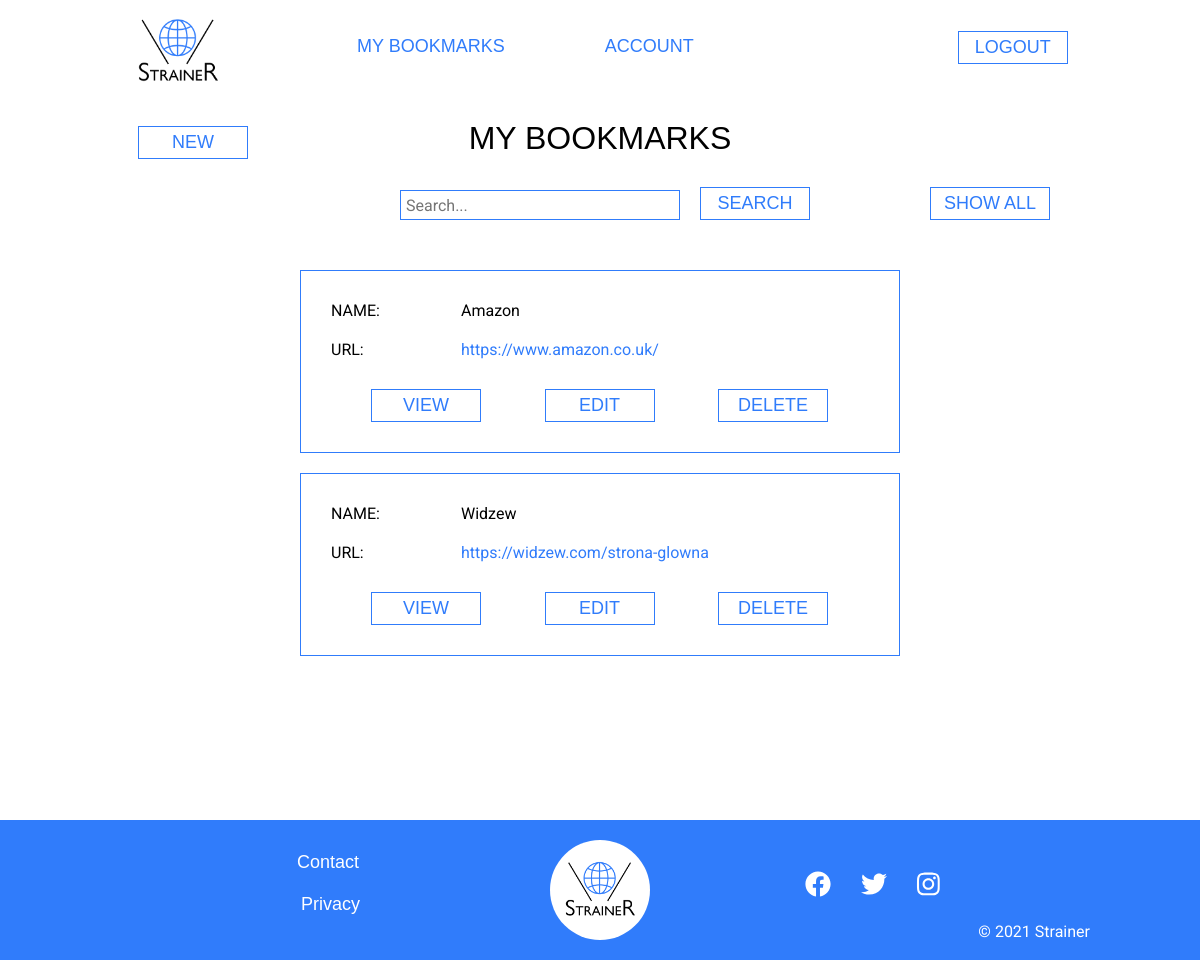
Before: /my-bookmarks (signed in) with the older database file.
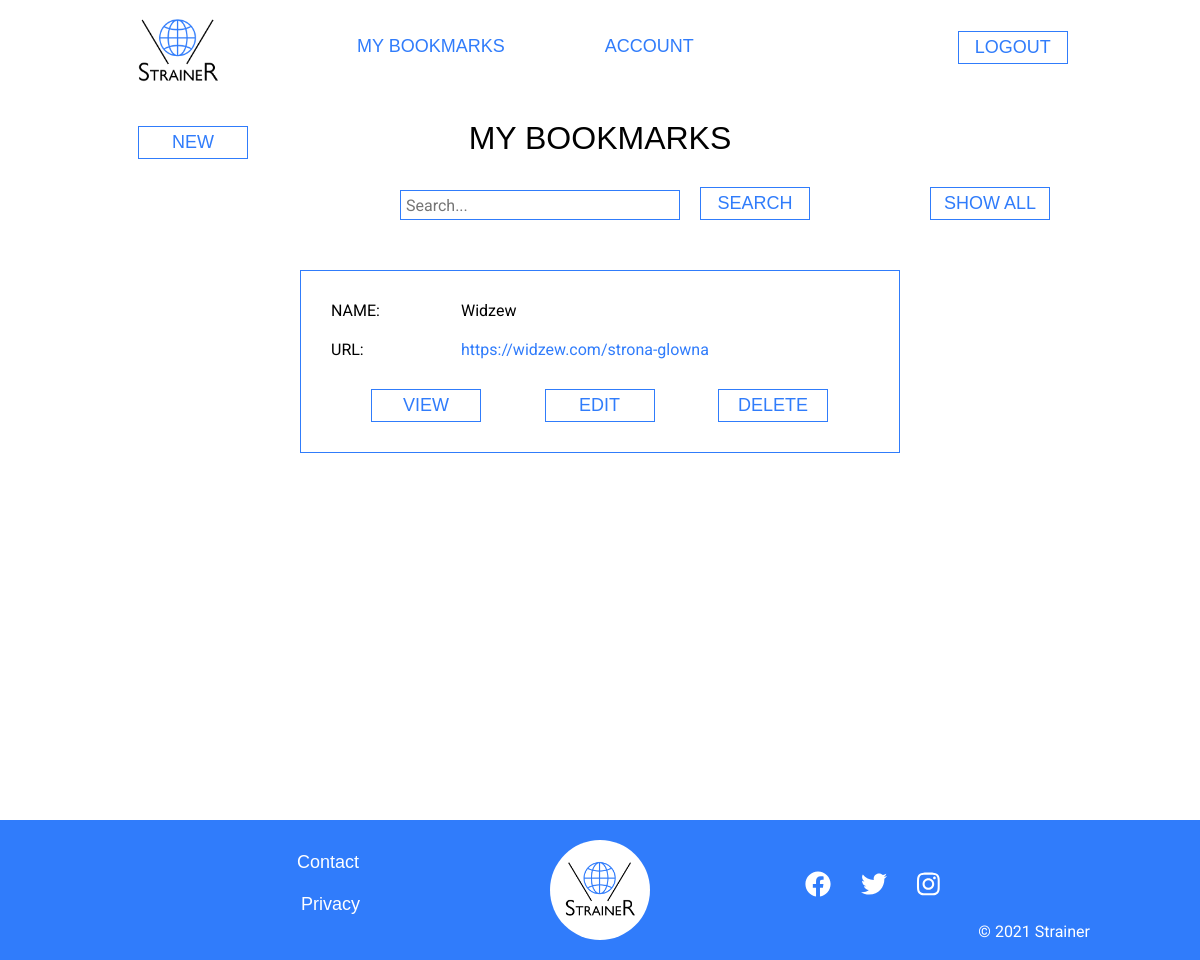
After: the same page with the newer database file.
### tables this page shows
CREATE TABLE bookmarks 
		(bookmark_id INTEGER PRIMARY KEY AUTOINCREMENT,
		name TEXT,
		category TEXT,
		url TEXT,
		notes TEXT,
		user_id INTEGER,
		FOREIGN KEY(user_id) REFERENCES users(user_id));

### views_auth.py (the view)
@views_auth.route('/my-bookmarks', methods=['GET','POST'])
@requires_login
def my_bookmarks():
	conn = sqlite3.connect(db_location)
	cursor = conn.cursor()
	query_user = "SELECT * FROM users WHERE email=?"
	cursor.execute(query_user,(session['email'],))
	user_info = cursor.fetchall()
	if user_info == []:
		pass
	else:
		session['user_id'] = user_info[0][0]
		user_id = user_info[0][0]
	user_id = session['user_id']
	if request.form.get('search_bookmark') == 'search_bookmark':
		search_term = request.form.get('search_term')
		conn = sqlite3.connect(db_location)
		cursor = conn.cursor()
		query_search = "SELECT * FROM bookmarks WHERE ((name LIKE ?) OR (category LIKE ?) OR (url LIKE ?) OR (notes LIKE ?)) AND user_id=? ORDER BY name";
		cursor.execute(query_search,(f"%{search_term}%",f"%{search_term}%",f"%{search_term}%",f"%{search_term}%",user_id))
		user_bookmarks_search = cursor.fetchall()
		conn.close()
		if user_bookmarks_search == []:
			user_bookmarks = user_bookmarks_search
			flash('Sorry, no specified bookmarks found. Please try again.', category='search_error')
		else:
			user_bookmarks = user_bookmarks_search
			flash('Result(s) for: "' + search_term + '"', category='search_success')
	elif request.form.get('show_all_bookmarks') == 'show_all_bookmarks':
		query_bookmarks = "SELECT * FROM bookmarks WHERE user_id=? ORDER BY name"
		cursor.execute(query_bookmarks,(user_id,))
		user_bookmarks = cursor.fetchall()
		conn.close()
	else:
		query_bookmarks = "SELECT * FROM bookmarks WHERE user_id=? ORDER BY name"
		cursor.execute(query_bookmarks,(user_id,))
		user_bookmarks = cursor.fetchall()
		conn.close()
	if request.form.get('view_bookmark') == 'view_bookmark':
		bookmark_id = request.form.get('hidden_bookmark_id')
		session['bookmark_id'] = bookmark_id
		return redirect(url_for('views_auth.view_bookmark'))
	if request.form.get('edit_bookmark') == 'edit_bookmark':
		bookmark_id = request.form.get('hidden_bookmark_id')
		session['bookmark_id'] = bookmark_id
		return redirect(url_for('views_auth.edit_bookmark'))
	if request.form.get('delete_bookmark') == 'delete_bookmark':
		bookmark_id = request.form.get('hidden_bookmark_id')
		session['bookmark_id'] = bookmark_id
		return redirect(url_for('views_auth.delete_bookmark'))
	return render_template("auth/my_bookmarks.html", user_bookmarks=user_bookmarks)

### __init__.py (called while the page is built)
def requires_login(f):
    @wraps(f)
    def decorated(*args,**kwargs):
        status = session.get('logged',False)
        if not status:
            return redirect(url_for('views_public.login'))
        return f(*args,**kwargs)
    return decorated

### templates/auth/my_bookmarks.html (shortened to what this page needs)
{% extends "base.html" %}
{% block content %}
	<div id="new-large-medium">
		<a href="/new-bookmark">NEW</a>
	</div>
	<h1 id="my-bookmarks-heading">MY BOOKMARKS</h1>
	<div id="search-main-container">
		<div id="search-container">
			<form method="POST" autocomplete="off">
		        <input title="Search form - main navigation menu" type="text" name="search_term" placeholder="Search..." />
		        <button id="search-large-medium" type="submit">SEARCH</button>
		    </form>
		</div>
		<div id="show-all-container">
			<form method="POST">
		        <button type="submit">SHOW ALL</button>
		    </form>
		</div>
	</div>
	<div id="my-bookmarks-main-container">
	{% for user_bookmark in user_bookmarks %}
		<div>
			<div>
				<p>NAME:</p>
				<p>{{ user_bookmark[1] }}</p>
				<p>URL:</p>
				<p><a href="{{ user_bookmark[3] }}" target="_blank">{{ user_bookmark[3] }}</a></p>
			</div>
			<div id="view-edit-delete-large-medium">
				<form method="POST">
					<button type="submit">VIEW</button>
				</form>
				<form method="POST">
					<button type="submit">EDIT</button>
				</form>
				<form method="POST">
					<button type="submit">DELETE</button>
				</form>
			</div>
		</div>
	{% endfor %}
	</div>
{% endblock %}

### templates/base.html (shortened to what this page needs)
<!DOCTYPE html>
<html>
	<head>
		<link rel="stylesheet" href="{{ url_for('static', filename='css/main.css') }}" />
        <link rel="stylesheet" href="https://use.typekit.net/bcn0yca.css">
	</head>
	<body>
		<nav id="nav-large-medium">
			<div>
				{% if (session['logged'] != True) %}
					<a href="/" title="Home page"><img src="static/images/logo.png" /></a>
					<a class="link-unlogged" href="/about" title="About page">ABOUT</a>
					<a class="button-unlogged" href="/login" title="Login page">LOGIN</a>
					<a class="button-unlogged" href="/register" title="Register page">REGISTER</a>
				{% else %}
					<a href="/" title="Home page"><img id="logo-top" src="static/images/logo.png" /></a>
					<a class="link-logged" href="/my-bookmarks" title="My Bookmarks page">MY BOOKMARKS</a>
					<a class="link-logged" href="/account" title="Account page">ACCOUNT</a>
					<a class="button-logged" href="/logout" title="Logout">LOGOUT</a>
				{% endif %}
			</div>
		</nav>
		<div id="main-content">
			<div>
				{% block content %}Base{% endblock %}
			</div>
		</div>
		<footer>
			<div>
				<div>
					<a class="footer-links" href="/contact" title="Contact page">Contact</a>
					<a class="footer-links" href="/privacy" title="Privacy page">Privacy</a>
				</div>
				<div>
					<a href="/" title="Home page"><img src="static/images/logo.png" /></a>
				</div>
				<div>
					<a id="fb-ico" class="footer-social" href="https://www.facebook.com/profile.php?id=100076352072566" target="_blank"><i class="fab fa-facebook"></i></a>
					<a id="tw-ico" class="footer-social" href="https://twitter.com/StrainerMain" target="_blank"><i class="fab fa-twitter"></i></a>
					<a id="ig-ico" class="footer-social" href="https://www.instagram.com/strainer_11/" target="_blank"><i class="fab fa-instagram"></i></a>
					<p>&copy; 2021 Strainer</p>
				</div>
			</div>
		</footer>
	</body>
</html>

Changed rows visible on the page:
removed bookmarks: name "Amazon", url "https://www.amazon.co.uk/"
